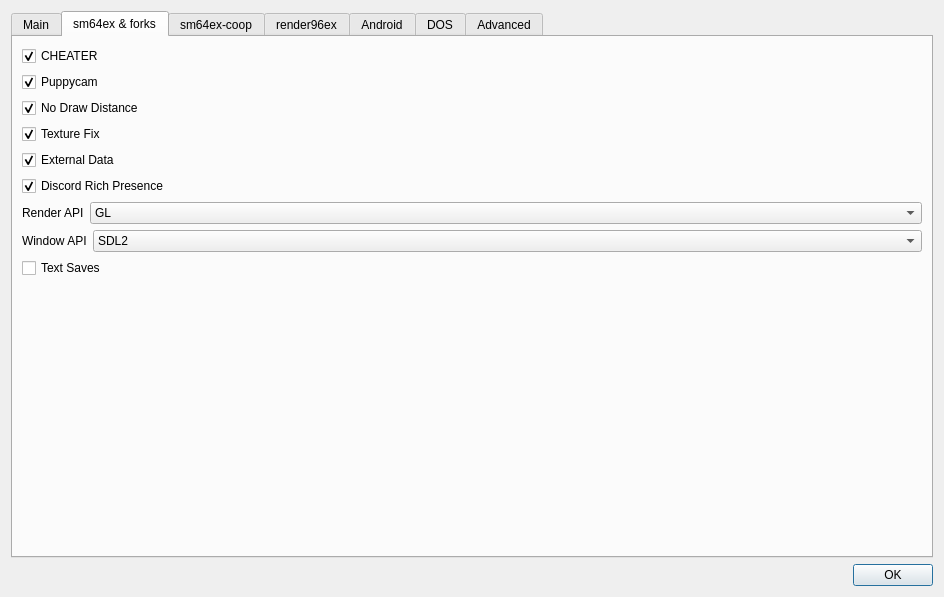
<?xml version="1.0" encoding="UTF-8"?>
<ui version="4.0">
 <class>Dialog</class>
 <widget class="QDialog" name="Dialog">
  <property name="geometry">
   <rect>
    <x>0</x>
    <y>0</y>
    <width>944</width>
    <height>597</height>
   </rect>
  </property>
  <property name="windowTitle">
   <string>SMLinux GUI Config</string>
  </property>
  <layout class="QVBoxLayout" name="verticalLayout">
   <item>
    <widget class="QTabWidget" name="tabWidget">
     <property name="currentIndex">
      <number>1</number>
     </property>
     <widget class="QWidget" name="mainTab">
      <attribute name="title">
       <string>Main</string>
      </attribute>
      <layout class="QVBoxLayout" name="verticalLayout_2">
       <item>
        <layout class="QFormLayout" name="formLayout_2">
         <item row="0" column="0">
          <widget class="QLabel" name="label">
           <property name="text">
            <string>Preset</string>
           </property>
          </widget>
         </item>
         <item row="0" column="1">
          <widget class="QComboBox" name="opt_PRESET">
           <item>
            <property name="text">
             <string>sm64pc</string>
            </property>
           </item>
           <item>
            <property name="text">
             <string>sm64ex</string>
            </property>
           </item>
           <item>
            <property name="text">
             <string>render96ex</string>
            </property>
           </item>
           <item>
            <property name="text">
             <string>r96proto</string>
            </property>
           </item>
           <item>
            <property name="text">
             <string>cheaterex</string>
            </property>
           </item>
           <item>
            <property name="text">
             <string>sm64-port</string>
            </property>
           </item>
           <item>
            <property name="text">
             <string>sm64nx</string>
            </property>
           </item>
           <item>
            <property name="text">
             <string>sm64ex-coop</string>
            </property>
           </item>
           <item>
            <property name="text">
             <string>sm64dos</string>
            </property>
           </item>
           <item>
            <property name="text">
             <string>sm64-portweb</string>
            </property>
           </item>
           <item>
            <property name="text">
             <string>sm64exweb</string>
            </property>
           </item>
           <item>
            <property name="text">
             <string>sm64-port-android-base</string>
            </property>
           </item>
           <item>
            <property name="text">
             <string>androidex</string>
            </property>
           </item>
          </widget>
         </item>
        </layout>
       </item>
       <item>
        <widget class="QCheckBox" name="opt_InstallHD">
         <property name="text">
          <string>Install HD</string>
         </property>
         <property name="checked">
          <bool>true</bool>
         </property>
        </widget>
       </item>
       <item>
        <widget class="QCheckBox" name="opt_InstallR96">
         <property name="text">
          <string>Install Render96</string>
         </property>
        </widget>
       </item>
       <item>
        <widget class="QCheckBox" name="opt_FPS60">
         <property name="text">
          <string>60FPS</string>
         </property>
        </widget>
       </item>
       <item>
        <layout class="QFormLayout" name="formLayout">
         <item row="0" column="0">
          <widget class="QLabel" name="label_2">
           <property name="text">
            <string>Version</string>
           </property>
          </widget>
         </item>
         <item row="0" column="1">
          <widget class="QComboBox" name="opt_VERSION">
           <item>
            <property name="text">
             <string>us</string>
            </property>
           </item>
           <item>
            <property name="text">
             <string>jp</string>
            </property>
           </item>
           <item>
            <property name="text">
             <string>eu</string>
            </property>
           </item>
          </widget>
         </item>
        </layout>
       </item>
       <item>
        <widget class="QCheckBox" name="do_MAXJOBS">
         <property name="text">
          <string>Limit Job Count</string>
         </property>
        </widget>
       </item>
       <item>
        <layout class="QFormLayout" name="formLayout_3">
         <item row="0" column="0">
          <widget class="QLabel" name="label_3">
           <property name="text">
            <string>Max Job Count</string>
           </property>
          </widget>
         </item>
         <item row="0" column="1">
          <widget class="QSpinBox" name="opt_MAXJOBS">
           <property name="enabled">
            <bool>false</bool>
           </property>
           <property name="suffix">
            <string/>
           </property>
           <property name="value">
            <number>0</number>
           </property>
          </widget>
         </item>
        </layout>
       </item>
       <item>
        <spacer name="verticalSpacer">
         <property name="orientation">
          <enum>Qt::Vertical</enum>
         </property>
         <property name="sizeHint" stdset="0">
          <size>
           <width>20</width>
           <height>40</height>
          </size>
         </property>
        </spacer>
       </item>
      </layout>
     </widget>
     <widget class="QWidget" name="sm64exTab">
      <attribute name="title">
       <string>sm64ex &amp;&amp; forks</string>
      </attribute>
      <layout class="QVBoxLayout" name="verticalLayout_3">
       <item>
        <widget class="QCheckBox" name="opt_CHEATER">
         <property name="text">
          <string>CHEATER</string>
         </property>
         <property name="checked">
          <bool>true</bool>
         </property>
        </widget>
       </item>
       <item>
        <widget class="QCheckBox" name="opt_BETTERCAMERA">
         <property name="text">
          <string>Puppycam</string>
         </property>
         <property name="checked">
          <bool>true</bool>
         </property>
        </widget>
       </item>
       <item>
        <widget class="QCheckBox" name="opt_NODRAWINGDISTANCE">
         <property name="text">
          <string>No Draw Distance</string>
         </property>
         <property name="checked">
          <bool>true</bool>
         </property>
        </widget>
       </item>
       <item>
        <widget class="QCheckBox" name="opt_TEXTURE_FIX">
         <property name="text">
          <string>Texture Fix</string>
         </property>
         <property name="checked">
          <bool>true</bool>
         </property>
        </widget>
       </item>
       <item>
        <widget class="QCheckBox" name="opt_EXTERNAL_DATA">
         <property name="text">
          <string>External Data</string>
         </property>
         <property name="checked">
          <bool>true</bool>
         </property>
        </widget>
       </item>
       <item>
        <widget class="QCheckBox" name="opt_DISCORDRPC">
         <property name="text">
          <string>Discord Rich Presence</string>
         </property>
         <property name="checked">
          <bool>true</bool>
         </property>
        </widget>
       </item>
       <item>
        <layout class="QFormLayout" name="formLayout_4">
         <item row="0" column="0">
          <widget class="QLabel" name="label_4">
           <property name="text">
            <string>Render API</string>
           </property>
          </widget>
         </item>
         <item row="0" column="1">
          <widget class="QComboBox" name="opt_RENDER_API">
           <item>
            <property name="text">
             <string>GL</string>
            </property>
           </item>
           <item>
            <property name="text">
             <string>GL_LEGACY</string>
            </property>
           </item>
          </widget>
         </item>
        </layout>
       </item>
       <item>
        <layout class="QFormLayout" name="formLayout_10">
         <item row="0" column="0">
          <widget class="QLabel" name="label_10">
           <property name="text">
            <string>Window API</string>
           </property>
          </widget>
         </item>
         <item row="0" column="1">
          <widget class="QComboBox" name="opt_WINDOW_API">
           <item>
            <property name="text">
             <string>SDL2</string>
            </property>
           </item>
           <item>
            <property name="text">
             <string>SDL1</string>
            </property>
           </item>
          </widget>
         </item>
        </layout>
       </item>
       <item>
        <widget class="QCheckBox" name="opt_TEXTSAVES">
         <property name="text">
          <string>Text Saves</string>
         </property>
        </widget>
       </item>
       <item>
        <spacer name="verticalSpacer_2">
         <property name="orientation">
          <enum>Qt::Vertical</enum>
         </property>
         <property name="sizeHint" stdset="0">
          <size>
           <width>20</width>
           <height>40</height>
          </size>
         </property>
        </spacer>
       </item>
      </layout>
     </widget>
     <widget class="QWidget" name="sm64excoopTab">
      <attribute name="title">
       <string>sm64ex-coop</string>
      </attribute>
      <layout class="QVBoxLayout" name="verticalLayout_4">
       <item>
        <widget class="QCheckBox" name="opt_DISCORD_SDK">
         <property name="text">
          <string>Discord SDK</string>
         </property>
         <property name="checked">
          <bool>true</bool>
         </property>
        </widget>
       </item>
       <item>
        <widget class="QCheckBox" name="opt_IMMEDIATELOAD">
         <property name="text">
          <string>Immediate Load</string>
         </property>
         <property name="checked">
          <bool>true</bool>
         </property>
        </widget>
       </item>
       <item>
        <spacer name="verticalSpacer_3">
         <property name="orientation">
          <enum>Qt::Vertical</enum>
         </property>
         <property name="sizeHint" stdset="0">
          <size>
           <width>20</width>
           <height>397</height>
          </size>
         </property>
        </spacer>
       </item>
      </layout>
     </widget>
     <widget class="QWidget" name="render96exTab">
      <attribute name="title">
       <string>render96ex</string>
      </attribute>
      <layout class="QVBoxLayout" name="verticalLayout_5">
       <item>
        <widget class="QCheckBox" name="opt_LEGACY_RES">
         <property name="text">
          <string>Legacy Resources</string>
         </property>
         <property name="checked">
          <bool>true</bool>
         </property>
        </widget>
       </item>
       <item>
        <spacer name="verticalSpacer_4">
         <property name="orientation">
          <enum>Qt::Vertical</enum>
         </property>
         <property name="sizeHint" stdset="0">
          <size>
           <width>20</width>
           <height>436</height>
          </size>
         </property>
        </spacer>
       </item>
      </layout>
     </widget>
     <widget class="QWidget" name="androidTab">
      <attribute name="title">
       <string>Android</string>
      </attribute>
      <layout class="QVBoxLayout" name="verticalLayout_6">
       <item>
        <widget class="QCheckBox" name="opt_TOUCH_CONTROLS">
         <property name="text">
          <string>Touch Controls</string>
         </property>
         <property name="checked">
          <bool>true</bool>
         </property>
        </widget>
       </item>
       <item>
        <widget class="QCheckBox" name="opt_ARMONLY">
         <property name="text">
          <string>ARM Only</string>
         </property>
         <property name="checked">
          <bool>true</bool>
         </property>
        </widget>
       </item>
       <item>
        <spacer name="verticalSpacer_5">
         <property name="orientation">
          <enum>Qt::Vertical</enum>
         </property>
         <property name="sizeHint" stdset="0">
          <size>
           <width>20</width>
           <height>397</height>
          </size>
         </property>
        </spacer>
       </item>
      </layout>
     </widget>
     <widget class="QWidget" name="DOSTab">
      <attribute name="title">
       <string>DOS</string>
      </attribute>
      <layout class="QVBoxLayout" name="verticalLayout_7">
       <item>
        <widget class="QCheckBox" name="opt_ENABLE_OPENGL_LEGACY">
         <property name="text">
          <string>OpenGL Legacy</string>
         </property>
         <property name="checked">
          <bool>true</bool>
         </property>
        </widget>
       </item>
       <item>
        <layout class="QFormLayout" name="formLayout_5">
         <item row="0" column="0">
          <widget class="QLabel" name="label_5">
           <property name="text">
            <string>GL</string>
           </property>
          </widget>
         </item>
         <item row="0" column="1">
          <widget class="QComboBox" name="opt_DOS_GL">
           <item>
            <property name="text">
             <string>dmesa</string>
            </property>
           </item>
           <item>
            <property name="text">
             <string>osmesa</string>
            </property>
           </item>
          </widget>
         </item>
        </layout>
       </item>
       <item>
        <spacer name="verticalSpacer_6">
         <property name="orientation">
          <enum>Qt::Vertical</enum>
         </property>
         <property name="sizeHint" stdset="0">
          <size>
           <width>20</width>
           <height>400</height>
          </size>
         </property>
        </spacer>
       </item>
      </layout>
     </widget>
     <widget class="QWidget" name="advancedTab">
      <attribute name="title">
       <string>Advanced</string>
      </attribute>
      <layout class="QVBoxLayout" name="verticalLayout_8">
       <item>
        <widget class="QCheckBox" name="opt_CONFIG">
         <property name="text">
          <string>Config</string>
         </property>
         <property name="checked">
          <bool>true</bool>
         </property>
        </widget>
       </item>
       <item>
        <layout class="QFormLayout" name="formLayout_6">
         <item row="0" column="0">
          <widget class="QLabel" name="label_6">
           <property name="text">
            <string>Base Path</string>
           </property>
          </widget>
         </item>
         <item row="0" column="1">
          <widget class="QLineEdit" name="opt_BASEPATH">
           <property name="text">
            <string>$HOME</string>
           </property>
          </widget>
         </item>
        </layout>
       </item>
       <item>
        <widget class="QCheckBox" name="opt_UpdateHD">
         <property name="text">
          <string>Update Addons</string>
         </property>
         <property name="checked">
          <bool>true</bool>
         </property>
        </widget>
       </item>
       <item>
        <widget class="QCheckBox" name="opt_DEBUG">
         <property name="text">
          <string>Debug</string>
         </property>
        </widget>
       </item>
       <item>
        <widget class="QCheckBox" name="opt_TARGET_WEB">
         <property name="text">
          <string>Target Web</string>
         </property>
        </widget>
       </item>
       <item>
        <widget class="QCheckBox" name="opt_TARGET_RPI">
         <property name="text">
          <string>Target Raspberry Pi</string>
         </property>
        </widget>
       </item>
       <item>
        <widget class="QCheckBox" name="opt_OSX_BUILD">
         <property name="text">
          <string>macOS Build</string>
         </property>
        </widget>
       </item>
       <item>
        <widget class="QCheckBox" name="do_GIT">
         <property name="text">
          <string>Custom Repo</string>
         </property>
        </widget>
       </item>
       <item>
        <layout class="QFormLayout" name="formLayout_7">
         <item row="0" column="0">
          <widget class="QLabel" name="label_7">
           <property name="text">
            <string>Git Repo</string>
           </property>
          </widget>
         </item>
         <item row="0" column="1">
          <widget class="QLineEdit" name="opt_GIT">
           <property name="enabled">
            <bool>false</bool>
           </property>
           <property name="text">
            <string>sm64pc/sm64ex</string>
           </property>
          </widget>
         </item>
        </layout>
       </item>
       <item>
        <layout class="QFormLayout" name="formLayout_8">
         <item row="0" column="0">
          <widget class="QLabel" name="label_8">
           <property name="text">
            <string>Branch</string>
           </property>
          </widget>
         </item>
         <item row="0" column="1">
          <widget class="QLineEdit" name="opt_BRANCH">
           <property name="enabled">
            <bool>false</bool>
           </property>
           <property name="text">
            <string>nightly</string>
           </property>
          </widget>
         </item>
        </layout>
       </item>
       <item>
        <layout class="QFormLayout" name="formLayout_9">
         <item row="0" column="0">
          <widget class="QLabel" name="label_9">
           <property name="text">
            <string>Linux</string>
           </property>
          </widget>
         </item>
         <item row="0" column="1">
          <widget class="QLineEdit" name="opt_Linux">
           <property name="text">
            <string>sudo apt install -y build-essential bsdmainutils wget git python3 libaudiofile-dev libglew-dev libsdl2-dev binutils libusb-1.0-0-dev libzstd-dev python3-pip mplayer zenity</string>
           </property>
          </widget>
         </item>
        </layout>
       </item>
       <item>
        <widget class="QCheckBox" name="opt_AutoUpdate">
         <property name="text">
          <string>Auto Update</string>
         </property>
         <property name="checked">
          <bool>true</bool>
         </property>
        </widget>
       </item>
       <item>
        <spacer name="verticalSpacer_7">
         <property name="orientation">
          <enum>Qt::Vertical</enum>
         </property>
         <property name="sizeHint" stdset="0">
          <size>
           <width>20</width>
           <height>19</height>
          </size>
         </property>
        </spacer>
       </item>
      </layout>
     </widget>
    </widget>
   </item>
   <item>
    <widget class="QDialogButtonBox" name="buttonBox">
     <property name="orientation">
      <enum>Qt::Horizontal</enum>
     </property>
     <property name="standardButtons">
      <set>QDialogButtonBox::Ok</set>
     </property>
     <property name="centerButtons">
      <bool>false</bool>
     </property>
    </widget>
   </item>
  </layout>
 </widget>
 <resources/>
 <connections>
  <connection>
   <sender>buttonBox</sender>
   <signal>accepted()</signal>
   <receiver>Dialog</receiver>
   <slot>accept()</slot>
   <hints>
    <hint type="sourcelabel">
     <x>248</x>
     <y>254</y>
    </hint>
    <hint type="destinationlabel">
     <x>157</x>
     <y>274</y>
    </hint>
   </hints>
  </connection>
  <connection>
   <sender>buttonBox</sender>
   <signal>rejected()</signal>
   <receiver>Dialog</receiver>
   <slot>reject()</slot>
   <hints>
    <hint type="sourcelabel">
     <x>316</x>
     <y>260</y>
    </hint>
    <hint type="destinationlabel">
     <x>286</x>
     <y>274</y>
    </hint>
   </hints>
  </connection>
 </connections>
</ui>
